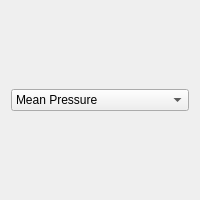
<?xml version="1.0" encoding="UTF-8"?>
<ui version="4.0">
 <class>ResultsChoiceFrame</class>
 <widget class="QFrame" name="ResultsChoiceFrame">
  <property name="geometry">
   <rect>
    <x>0</x>
    <y>0</y>
    <width>200</width>
    <height>200</height>
   </rect>
  </property>
  <property name="windowTitle">
   <string>Frame</string>
  </property>
  <property name="frameShape">
   <enum>QFrame::NoFrame</enum>
  </property>
  <property name="frameShadow">
   <enum>QFrame::Raised</enum>
  </property>
  <layout class="QVBoxLayout" name="verticalLayout">
   <item>
    <widget class="QComboBox" name="resultsCombo">
     <item>
      <property name="text">
       <string>Mean Pressure</string>
      </property>
     </item>
     <item>
      <property name="text">
       <string>Max Pressure</string>
      </property>
     </item>
     <item>
      <property name="text">
       <string>Min Pressure</string>
      </property>
     </item>
     <item>
      <property name="text">
       <string>Mean Flow</string>
      </property>
     </item>
     <item>
      <property name="text">
       <string>Max Flow</string>
      </property>
     </item>
     <item>
      <property name="text">
       <string>Min Flow</string>
      </property>
     </item>
     <item>
      <property name="text">
       <string>Mean WSS</string>
      </property>
     </item>
     <item>
      <property name="text">
       <string>Max WSS</string>
      </property>
     </item>
     <item>
      <property name="text">
       <string>Min WSS</string>
      </property>
     </item>
    </widget>
   </item>
  </layout>
 </widget>
 <resources/>
 <connections/>
</ui>
